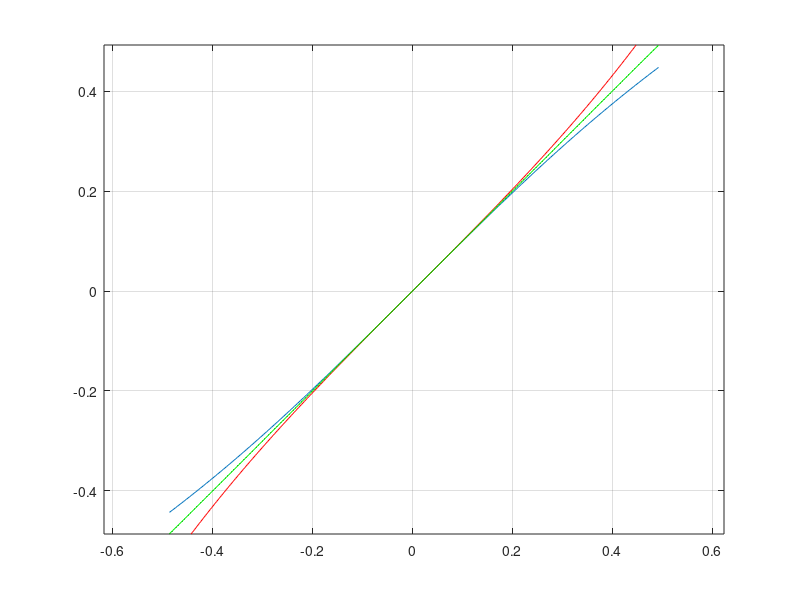

This chart was generated by the following MATLAB code:
%camera calibration undistortion approximation
%approximation of radial undistortion function
clear
close all

%distortion coefficiants, the other coefficients can be ignored
k1 = -0.4377;
k2 = 0.2563;
%for simplicity we only calculate on the x-axis where y equals zero
%the values and datarange have to be authentic. the approximation only
%works on the chosen 
x = 1:318; %image width
cc = 158.5;
%we take mean value of normalized focal length
fc = ( 323.70584 + 324.26201 ) / 2;
r_dist = zeros(size(x)); % r distorted
r_n = zeros(size(x));    % r normalized coordinates

for m=1 : length(x)
    %normalized image coordinates (undistorted)
    r_n(m) = (x(m)-cc) / fc;
    %calculate y = f(x): this adds distortion to normalized image
    %coordinates
    %nomalized image coordinates distorted
    r_dist(m) = r_n(m) + k1*r_n(m)^3 + k2*r_n(m)^5;
end

%functionplot
plot(r_n,r_dist);
hold on 
%plot angle bisector
plot(r_n,r_n, ':k');
%plot of inversed function, this is the function we are searching for
plot(r_dist,r_n, 'color', 'r');
axis equal
grid on

%approximate xn by polynomial curve fitting
%this function maps a distorted value to an undistorted
p = polyfit(r_dist,r_n,3);
r_undist = zeros(size(x)); %undistorted radius
%interpolate x by polynomia approximation
%attention: this formular only works on the range, that it has been
%approximated on!
for m=1 : length(x)
    r_undist(m) = p(1)*r_dist(m)^3 + p(2)*r_dist(m)^2 + p(3)*r_dist(m) + p(4);
end
%we are getting a straight line which fits the angle bisector, this is what
%we wanted
plot(r_n, r_undist, 'color', 'g');

%distort a point in normalized coordinates
x=0.2 
y = 0.4
phi = atan2(y,x);
%radius in normalized image
r_n = sqrt(x^2+y^2);
%distorted radius
r_dist = r_n + k1*r_n^3 + k2*r_n^5;
%undistort image with approximated formula
r_undist = p(1)*r_dist^3 + p(2)*r_dist^2 + p(3)*r_dist + p(4);
%-> following calculations are simply wrong
%x_undist_t = p(1)*x^3 + p(2)*x^2 + p(3)*x + p(4);
%y_undist_t = p(1)*y^3 + p(2)*y^2 + p(3)*y + p(4);
x_undist = r_undist * cos(phi)
y_undist = r_undist * sin(phi)














